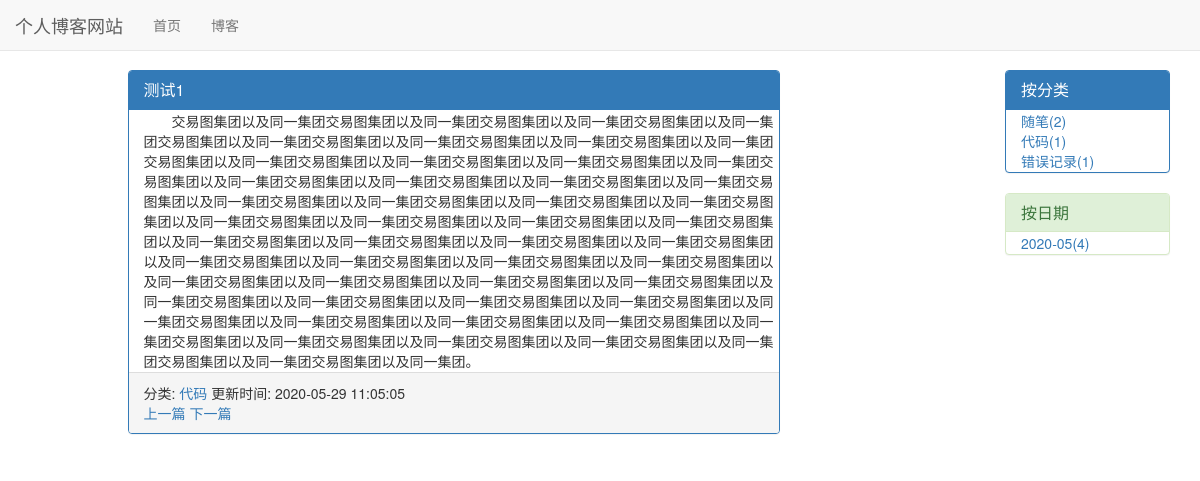
/blog/2, run on an earlier commit of the app's database.
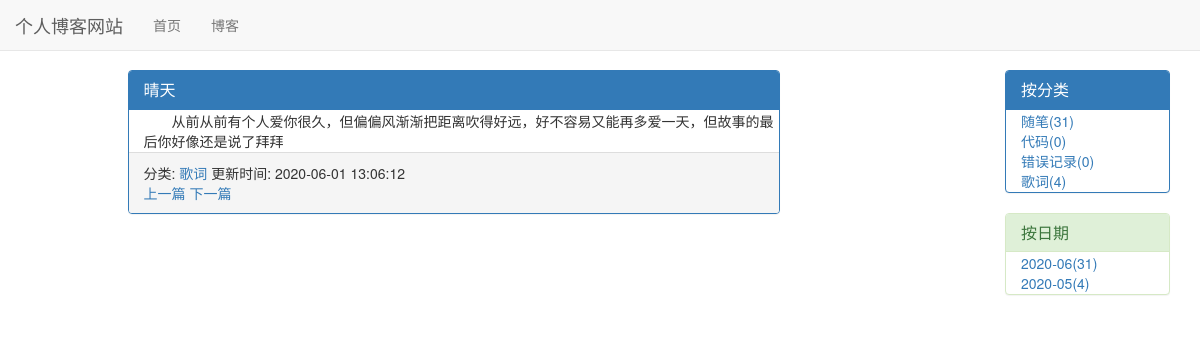
And on a later commit of the database.
### blog/models.py (models this page shows, shortened)
class Blog(models.Model):
    title = models.CharField('标题', max_length=30)
    auth = models.ForeignKey(User, verbose_name='作者', on_delete=models.CASCADE)
    blog_type = models.ForeignKey(BlogType, verbose_name='分类', on_delete=models.CASCADE)
    content = RichTextUploadingField('正文')
    created_time = models.DateTimeField('创建时间', auto_now_add=True)
    updated_time = models.DateTimeField('更新时间', auto_now=True)
    is_delete = models.BooleanField(default=False)

class BlogType(models.Model):
    type_name = models.CharField('分类标签', max_length=30)
    def __str__(self):
        return self.type_name

### blog/views.py (the view)
# urls.py: path('<int:blog_pk>', views.blog_detail, name='blog_detail'),
def blog_detail(request, blog_pk):
    current_blog = Blog.objects.get(pk=blog_pk, is_delete=False)
    all_blogs = Blog.objects.filter(is_delete=False)
    context = get_common_data(request, all_blogs)
    context['blog'] = current_blog
    context['pervious_blog'] = Blog.objects.filter(created_time__lt=current_blog.created_time).last()
    context['next_blog'] = Blog.objects.filter(created_time__gt=current_blog.created_time).first()
    return render(request, 'blog/blog_detail.html', context)

### blog/views.py (called while the page is built)
def get_common_data(request, obj_list):
    paginator = Paginator(obj_list, settings.EACH_PAGE_BLOGS_NUMBER)
    page = request.GET.get('page', 1)  # 获取请求的页码数
    page_of_blog = paginator.get_page(page)
    blog_dates = Blog.objects.dates('created_time', 'month', order='DESC')
    blog_date_dict = {}
    for blog_date in blog_dates:
        blog_date_count = Blog.objects.filter(created_time__year=blog_date.year, created_time__month=blog_date.month,
                                              is_delete=False).count()
        blog_date_dict[blog_date] = blog_date_count
    context = dict()
    context['blogs'] = page_of_blog
    context['types'] = BlogType.objects.annotate(blog_count=Count('blog'))
    context['dates'] = blog_date_dict
    return context

### blog/templates/blog/blog_detail.html (shortened to what this page needs)
{% extends 'blog/blog_base.html' %}
{% load static %}
{% block header_extends %}
    <link rel="stylesheet" href="{% static 'blog/blog.css' %}">
{% endblock %}
{% block left_contents %}
    <div class="panel panel-primary">
        <div class="panel-heading">
            <h3 class="panel-title">{{ blog.title }}</h3>
        </div>
        <div class="panel-body">
            <div class="blog-content">{{ blog.content|safe }}</div>
        </div>
        <div class="panel-footer">
            分类: <a href="{% url 'blog_with_type' blog.blog_type.pk %}">{{ blog.blog_type }}</a>
            更新时间: {{ blog.updated_time|date:"Y-m-d H:m:s" }}&nbsp;&nbsp;
            <div>
                {% if pervious_blog.pk %}
                    <a href="{% url 'blog_detail' pervious_blog.pk %}">上一篇</a>
                {% else %}
                    没有了
                {% endif %}
                {% if next_blog.pk %}
                    <a href="{% url 'blog_detail' next_blog.pk %}">下一篇</a>
                {% else %}
                    没有了
                {% endif %}
            </div>
        </div>
    </div>
{% endblock %}

### blog/templates/blog/blog_base.html (shortened to what this page needs)
{% extends 'base.html' %}
{% load static %}
{% block content %}
    <div class="container">
        <div class="row">
            <div class="col-md-7 col-md-offset-1 col-sm-8  col-xs-12">
                {% block left_contents %}{% endblock %}
            </div>
            <div class="col-md-2 col-md-offset-2 col-sm-2 col-sm-offset-2 hidden-xs">
                <div class="panel panel-primary">
                    <div class="panel-heading">
                        <h3 class="panel-title">按分类</h3>
                    </div>
                    <div class="panel-body">
                        {% for type in types %}
                            <div><a href="{% url 'blog_with_type' type.pk %}">{{ type }}({{ type.blog_count }})</a></div>
                        {% endfor %}
                    </div>
                </div>
                <div class="panel panel-success">
                    <div class="panel-heading">
                        <h3 class="panel-title">按日期</h3>
                    </div>
                    <div class="panel-body">
                        {% for date, blog_date_count in dates.items %}
                            <div><a href="{% url 'blog_with_date' date.year date.month %}">{{ date|date:"Y-m" }}({{ blog_date_count }})</a>
                            </div>
                        {% endfor %}
                    </div>
                </div>
            </div>
        </div>
    </div>
{% endblock %}

What changed in the data, as far as the page shows it:
changed Blog: title "测试1" → "晴天"; content "交易图集团以及同一集团交易图集团以及同一集团交易图集团以及同一集团交易图集团以及同一集团交易图集团以及同一集团交易图集团以及同一集团交易图集团以及同一集团交易图集团以及同一集团交易图集团以及同一集团交易图集团以及同一集团交易图集团以及同一集团交易图集团以及同一集团交易图集团以及同一集团交易图集团以及同一集团交易图集团以及同一集团交易图集团以及同一集团交易图集团以及同一集团交易图集团以及同一集团交易图集团以及同一集团交易图集团以及同一集团交易图集团以及同一集团交易图集团以及同一集团交易图集团以及同一集团交易图集团以及同一集团交易图集团以及同一集团交易图集团以及同一集团交易图集团以及同一集团交易图集团以及同一集团交易图集团以及同一集团交易图集团以及同一集团交易图集团以及同一集团交易图集团以及同一集团交易图集团以及同一集团交易图集团以及同一集团交易图集团以及同一集团交易图集团以及同一集团交易图集团以及同一集团交易图集团以及同一集团交易图集团以及同一集团交易图集团以及同一集团交易图集团以及同一集团交易图集团以及同一集团交易图集团以及同一集团交易图集团以及同一集团交易图集团以及同一集团交易图集团以及同一集团交易图集团以及同一集团交易图集团以及同一集团交易图集团以及同一集团交易图集团以及同一集团交易图集团以及同一集团。" → "从前从前有个人爱你很久，但偏偏风渐渐把距离吹得好远，好不容易又能再多爱一天，但故事的最后你好像还是说了拜拜"; blog_type "代码" → "歌词"; updated_time "2020-05-29 11:05:05" → "2020-06-01 13:06:12"
computed for BlogType "随笔": blog_count "2" → "31"
computed for BlogType "代码": blog_count "1" → "0"
computed for BlogType "错误记录": blog_count "1" → "0"
added BlogType: type_name "歌词", blog_count "4"
Also different on the page:
new list line: "2020-06 ( 31 )"
